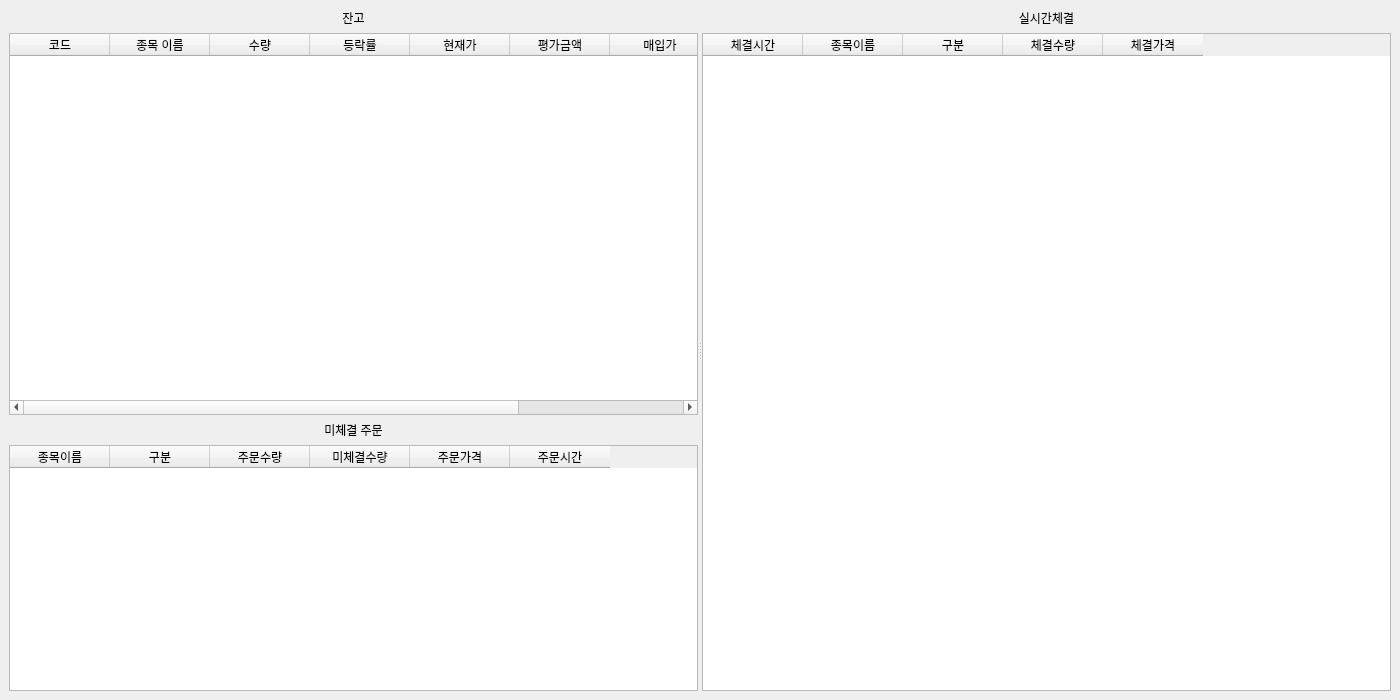
<?xml version="1.0" encoding="UTF-8"?>
<ui version="4.0">
 <class>MainWindow</class>
 <widget class="QMainWindow" name="MainWindow">
  <property name="geometry">
   <rect>
    <x>0</x>
    <y>0</y>
    <width>1400</width>
    <height>700</height>
   </rect>
  </property>
  <property name="windowTitle">
   <string>MainWindow</string>
  </property>
  <widget class="QWidget" name="centralwidget">
   <layout class="QHBoxLayout" name="horizontalLayout">
    <property name="spacing">
     <number>0</number>
    </property>
    <property name="leftMargin">
     <number>9</number>
    </property>
    <property name="topMargin">
     <number>9</number>
    </property>
    <property name="rightMargin">
     <number>9</number>
    </property>
    <property name="bottomMargin">
     <number>9</number>
    </property>
    <item>
     <widget class="QSplitter" name="splitter">
      <property name="orientation">
       <enum>Qt::Horizontal</enum>
      </property>
      <widget class="QWidget" name="">
       <layout class="QVBoxLayout" name="verticalLayout_4" stretch="3,2">
        <item>
         <layout class="QVBoxLayout" name="verticalLayout">
          <item>
           <widget class="QLabel" name="label_2">
            <property name="text">
             <string>잔고</string>
            </property>
            <property name="alignment">
             <set>Qt::AlignCenter</set>
            </property>
           </widget>
          </item>
          <item>
           <widget class="QTableWidget" name="holding_table">
            <property name="editTriggers">
             <set>QAbstractItemView::NoEditTriggers</set>
            </property>
            <property name="selectionMode">
             <enum>QAbstractItemView::NoSelection</enum>
            </property>
            <column>
             <property name="text">
              <string>코드</string>
             </property>
            </column>
            <column>
             <property name="text">
              <string>종목 이름</string>
             </property>
            </column>
            <column>
             <property name="text">
              <string>수량</string>
             </property>
            </column>
            <column>
             <property name="text">
              <string>등락률</string>
             </property>
            </column>
            <column>
             <property name="text">
              <string>현재가</string>
             </property>
            </column>
            <column>
             <property name="text">
              <string>평가금액</string>
             </property>
            </column>
            <column>
             <property name="text">
              <string>매입가</string>
             </property>
            </column>
            <column>
             <property name="text">
              <string>수익률</string>
             </property>
            </column>
           </widget>
          </item>
         </layout>
        </item>
        <item>
         <layout class="QVBoxLayout" name="verticalLayout_2">
          <property name="spacing">
           <number>6</number>
          </property>
          <item>
           <widget class="QLabel" name="label">
            <property name="text">
             <string>미체결 주문</string>
            </property>
            <property name="alignment">
             <set>Qt::AlignCenter</set>
            </property>
           </widget>
          </item>
          <item>
           <widget class="QTableWidget" name="not_completed_table">
            <column>
             <property name="text">
              <string>종목이름</string>
             </property>
            </column>
            <column>
             <property name="text">
              <string>구분</string>
             </property>
            </column>
            <column>
             <property name="text">
              <string>주문수량</string>
             </property>
            </column>
            <column>
             <property name="text">
              <string>미체결수량</string>
             </property>
            </column>
            <column>
             <property name="text">
              <string>주문가격</string>
             </property>
            </column>
            <column>
             <property name="text">
              <string>주문시간</string>
             </property>
            </column>
           </widget>
          </item>
         </layout>
        </item>
       </layout>
      </widget>
      <widget class="QWidget" name="">
       <layout class="QVBoxLayout" name="verticalLayout_3">
        <item>
         <widget class="QLabel" name="label_3">
          <property name="text">
           <string>실시간체결</string>
          </property>
          <property name="alignment">
           <set>Qt::AlignCenter</set>
          </property>
         </widget>
        </item>
        <item>
         <widget class="QTableWidget" name="real_exec_table">
          <column>
           <property name="text">
            <string>체결시간</string>
           </property>
          </column>
          <column>
           <property name="text">
            <string>종목이름</string>
           </property>
          </column>
          <column>
           <property name="text">
            <string>구분</string>
           </property>
          </column>
          <column>
           <property name="text">
            <string>체결수량</string>
           </property>
          </column>
          <column>
           <property name="text">
            <string>체결가격</string>
           </property>
          </column>
         </widget>
        </item>
       </layout>
      </widget>
     </widget>
    </item>
   </layout>
  </widget>
 </widget>
 <resources/>
 <connections/>
</ui>
